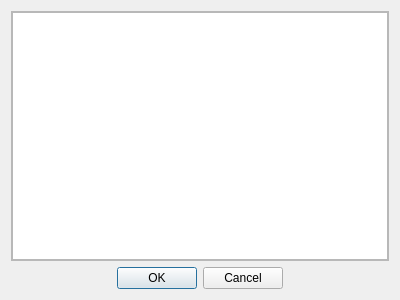
<?xml version="1.0" encoding="UTF-8"?>
<ui version="4.0">
 <class>VirtualPatternDialog_UI</class>
 <widget class="QDialog" name="VirtualPatternDialog_UI">
  <property name="geometry">
   <rect>
    <x>0</x>
    <y>0</y>
    <width>400</width>
    <height>300</height>
   </rect>
  </property>
  <property name="windowTitle">
   <string>Dialog</string>
  </property>
  <layout class="QVBoxLayout" name="verticalLayout">
   <item>
    <widget class="QFrame" name="frame">
     <property name="frameShape">
      <enum>QFrame::StyledPanel</enum>
     </property>
     <property name="frameShadow">
      <enum>QFrame::Raised</enum>
     </property>
     <layout class="QGridLayout" name="gridLayout">
      <property name="leftMargin">
       <number>0</number>
      </property>
      <property name="topMargin">
       <number>0</number>
      </property>
      <property name="rightMargin">
       <number>0</number>
      </property>
      <property name="bottomMargin">
       <number>0</number>
      </property>
      <item row="0" column="0">
       <widget class="QListWidget" name="patternList">
        <property name="selectionMode">
         <enum>QAbstractItemView::MultiSelection</enum>
        </property>
       </widget>
      </item>
     </layout>
    </widget>
   </item>
   <item>
    <layout class="QHBoxLayout" name="horizontalLayout">
     <item>
      <spacer name="horizontalSpacer">
       <property name="orientation">
        <enum>Qt::Horizontal</enum>
       </property>
       <property name="sizeHint" stdset="0">
        <size>
         <width>40</width>
         <height>20</height>
        </size>
       </property>
      </spacer>
     </item>
     <item>
      <widget class="QPushButton" name="okBtn">
       <property name="text">
        <string>OK</string>
       </property>
       <property name="default">
        <bool>true</bool>
       </property>
      </widget>
     </item>
     <item>
      <widget class="QPushButton" name="cancelBtn">
       <property name="text">
        <string>Cancel</string>
       </property>
      </widget>
     </item>
     <item>
      <spacer name="horizontalSpacer_2">
       <property name="orientation">
        <enum>Qt::Horizontal</enum>
       </property>
       <property name="sizeHint" stdset="0">
        <size>
         <width>40</width>
         <height>20</height>
        </size>
       </property>
      </spacer>
     </item>
    </layout>
   </item>
  </layout>
 </widget>
 <resources/>
 <connections/>
</ui>
